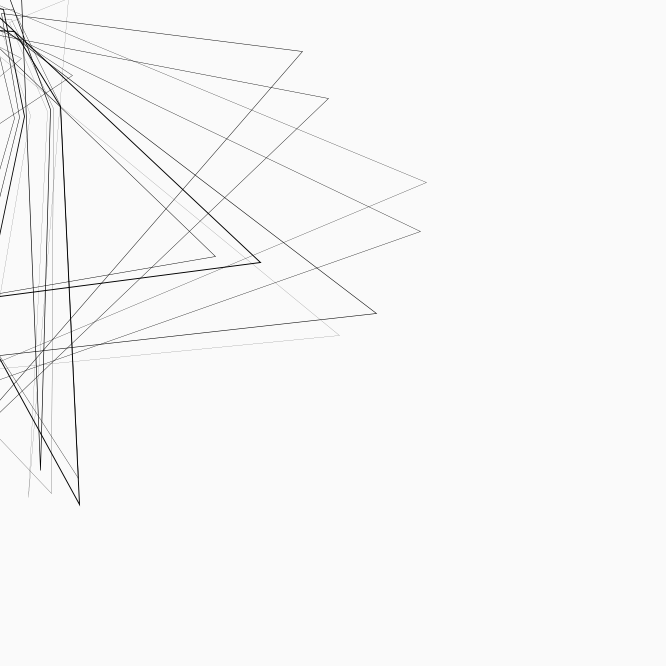
Frame 1 (no input)
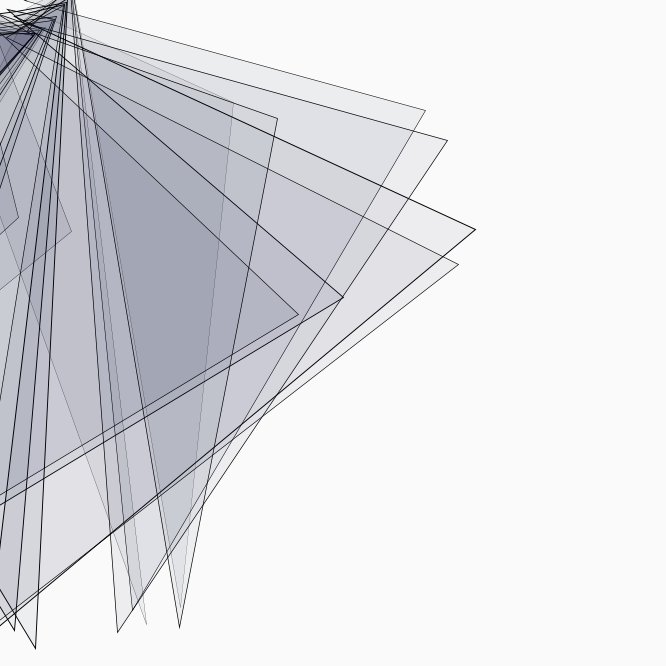
Frame 60 (the mouse pressed at the canvas centre just before this capture)
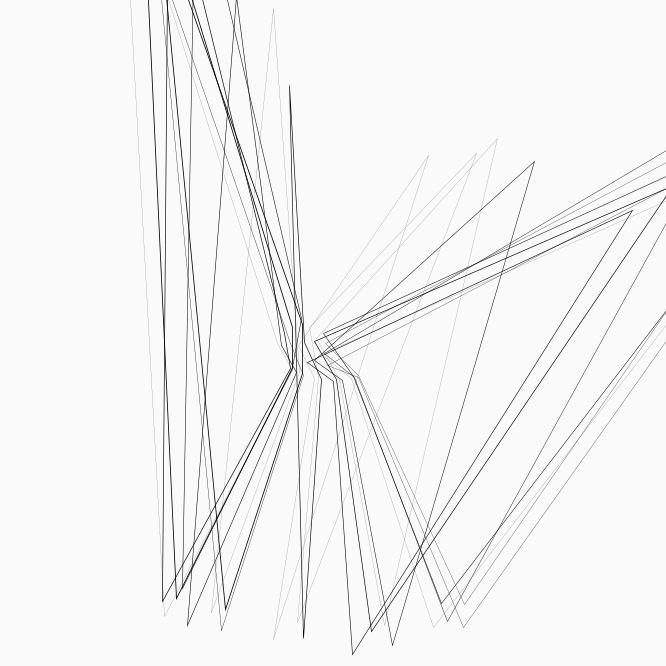
Frame 120 (the mouse held since frame 60 and released just before this capture)

The Processing sketch that drew these frames (run headless with seeded random() and noise(); from frame 60 on, the mouse is pressed at the canvas centre):

// Processing sketch: processing_87169
// ── processing_87169.pde

float u=0;

void setup(){ size(2000/3,2000/3);

frameRate(50);
}

void draw() {

  pushMatrix();
  translate(mouseX,mouseY-30);
background(250);

 
  for(float z=0; z<400; z=z+20) {

  strokeWeight(random(1));
  fill(cos(u)*200*z,cos(u*0.5*z)*20,tan(u*0.5)*20,sin(u)*20);
  u=u+0.002;
  
    rotate(sin(z)/2 );
  beginShape(QUADS);
  
  vertex((sin(u)*200+100)/10,(300+z)/10);
  
    vertex((sin(u)*300+500)/10,(cos(u)*700+700)/10);


  vertex((sin(u*0.5)*100+400/10),(sin(u)*200+500+z/10));

  vertex(sin(u*0.4+z)*500+200/10,sin(u)*200+z/10);

  vertex(sin(u*0.9+z)*100/10,100/10);

  vertex(sin(u*0.2)*200/10,500+z/10);
    vertex(sin(u)*200+100/10,305/10);

  
  endShape(CLOSE);}
popMatrix();
}
